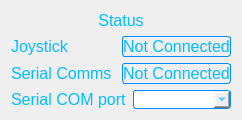
   <widget class="QWidget" name="">
    <property name="geometry">
     <rect>
      <x>1530</x>
      <y>160</y>
      <width>242</width>
      <height>104</height>
     </rect>
    </property>
    <layout class="QVBoxLayout" name="verticalLayout_17">
     <item>
      <widget class="QLabel" name="label_8">
       <property name="font">
        <font>
         <pointsize>12</pointsize>
        </font>
       </property>
       <property name="styleSheet">
        <string notr="true">color: rgba(0,190,255,255);border-radius: 3px;border-width: 0.5px;border-color:rgba(0,140,255,255);</string>
       </property>
       <property name="frameShape">
        <enum>QFrame::Box</enum>
       </property>
       <property name="text">
        <string>Status</string>
       </property>
       <property name="alignment">
        <set>Qt::AlignCenter</set>
       </property>
      </widget>
     </item>
     <item>
      <layout class="QVBoxLayout" name="verticalLayout">
       <item>
        <layout class="QHBoxLayout" name="horizontalLayout">
         <item>
          <widget class="QLabel" name="label_6">
           <property name="font">
            <font>
             <pointsize>12</pointsize>
            </font>
           </property>
           <property name="styleSheet">
            <string notr="true">color: rgba(0,190,255,255);border-radius: 3px;border-width: 0.5px;border-color:rgba(0,140,255,255);</string>
           </property>
           <property name="text">
            <string>Joystick </string>
           </property>
          </widget>
         </item>
         <item>
          <widget class="QLabel" name="joystick_state_label">
           <property name="font">
            <font>
             <pointsize>12</pointsize>
            </font>
           </property>
           <property name="styleSheet">
            <string notr="true">color: rgba(0,190,255,255);border-style: solid;border-radius: 3px;border-width: 0.5px;border-color:rgba(0,140,255,255);</string>
           </property>
           <property name="text">
            <string>Not Connected</string>
           </property>
           <property name="alignment">
            <set>Qt::AlignCenter</set>
           </property>
          </widget>
         </item>
        </layout>
       </item>
       <item>
        <layout class="QHBoxLayout" name="horizontalLayout_2">
         <item>
          <widget class="QLabel" name="label_5">
           <property name="font">
            <font>
             <pointsize>12</pointsize>
            </font>
           </property>
           <property name="styleSheet">
            <string notr="true">color: rgba(0,190,255,255);border-radius: 3px;border-width: 0.5px;border-color:rgba(0,140,255,255);</string>
           </property>
           <property name="text">
            <string>Serial Comms</string>
           </property>
          </widget>
         </item>
         <item>
          <widget class="QLabel" name="serial_state_label">
           <property name="font">
            <font>
             <pointsize>12</pointsize>
             <italic>false</italic>
             <underline>false</underline>
             <strikeout>false</strikeout>
            </font>
           </property>
           <property name="styleSheet">
            <string notr="true">color: rgba(0,190,255,255);border-style: solid;border-radius: 3px;border-width: 0.5px;border-color:rgba(0,140,255,255);</string>
           </property>
           <property name="frameShape">
            <enum>QFrame::NoFrame</enum>
           </property>
           <property name="text">
            <string>Not Connected</string>
           </property>
           <property name="textFormat">
            <enum>Qt::AutoText</enum>
           </property>
           <property name="alignment">
            <set>Qt::AlignCenter</set>
           </property>
          </widget>
         </item>
        </layout>
       </item>
       <item>
        <layout class="QHBoxLayout" name="horizontalLayout_3">
         <item>
          <widget class="QLabel" name="label_4">
           <property name="font">
            <font>
             <pointsize>12</pointsize>
            </font>
           </property>
           <property name="styleSheet">
            <string notr="true">color: rgba(0,190,255,255);border-radius: 3px;border-width: 0.5px;border-color:rgba(0,140,255,255);</string>
           </property>
           <property name="text">
            <string>Serial COM port</string>
           </property>
          </widget>
         </item>
         <item>
          <widget class="QComboBox" name="COMport_list">
           <property name="font">
            <font>
             <pointsize>10</pointsize>
            </font>
           </property>
           <property name="styleSheet">
            <string notr="true">color: rgba(0,190,255,255);border-style: solid;border-radius: 3px;border-width: 0.5px;border-color:rgba(0,140,255,255);</string>
           </property>
          </widget>
         </item>
        </layout>
       </item>
      </layout>
     </item>
    </layout>
   </widget>
